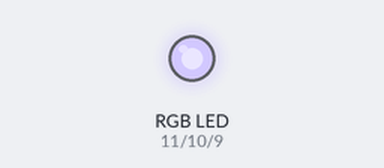
The sketch below on a simulated Arduino Uno, built with avr-gcc and run on an emulated ATmega328P. Parts: an RGB LED mixed from three pins (HIGH = lit). Dim RGB values are drawn brighter than linear; random numbers use the default seed unless the sketch sets one.

Above: at 0.1 s.
At 4.6 s:
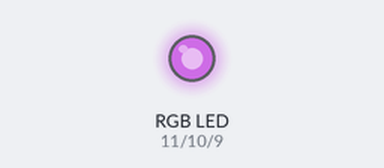
At 9.6 s:
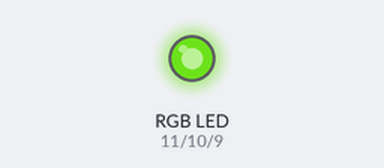
At 19.6 s:
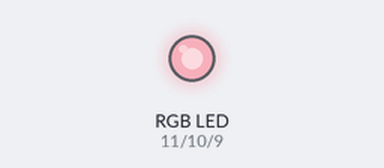
At 28.6 s:
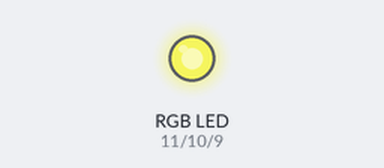
At 39.1 s:
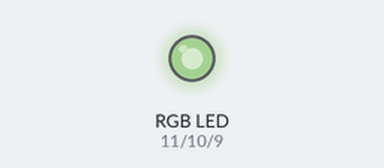
Timing chart, 0 to 40.0 s (numbered marks = the images above):
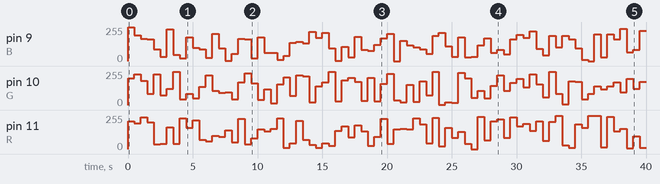

The sketch:

LED_random.ino
```cpp
//LED 랜덤색 점등
#define R 11
#define G 10
#define B 9

void setup() {
  // put your setup code here, to run once:
  //랜덤난수 시드값 초기화
  randomSeed(analogRead(0));
}

void loop() {
  // put your main code here, to run repeatedly:
  //0~255까지의 밝기를 PWM을 통해 랜덤으로 조절
  analogWrite(R,random(255));
  analogWrite(G,random(255));
  analogWrite(B,random(255));
  delay(500);
}
```

Measured:
- by itself, pin 10 (G): 0/255 → 199/255 at 0.00 s, → 231/255 0.50 s later, → 182/255 0.50 s later, → 83/255 0.50 s later, … (80 changes in this stretch)
- by itself, pin 11 (R): 0/255 → 209/255 at 0.00 s, → 193/255 0.50 s later, → 240/255 0.50 s later, → 202/255 0.50 s later, … (80 changes in this stretch)
